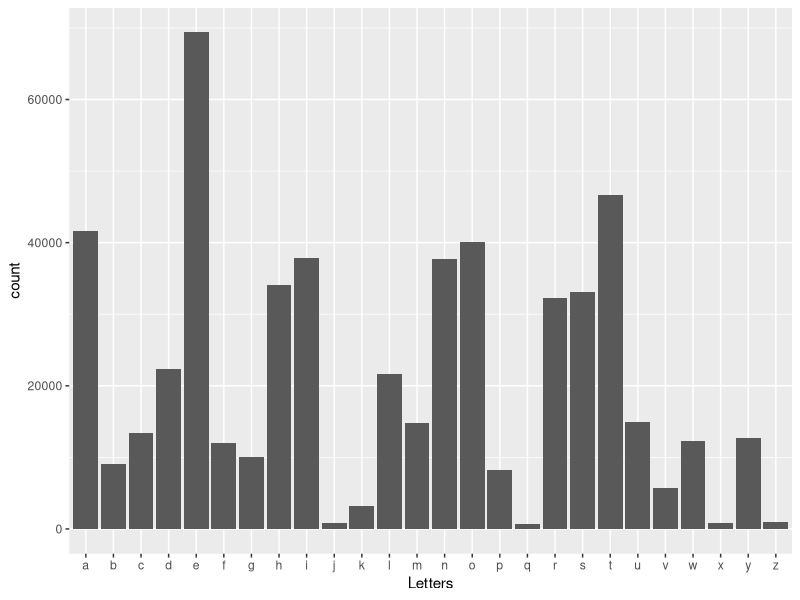

R code for this plot:
library(janeaustenr)
library(stringr)
library(dplyr)
install.packages("ggplot2")
library(ggplot2)

prideprejudice %>%
  paste0(collapse = "") %>%
  tolower %>%
  str_count(letters) %>%
  data.frame(count = ., Letters = letters) %>%
  ggplot(aes(x = Letters, y = count)) + 
  geom_bar(stat = "identity")
